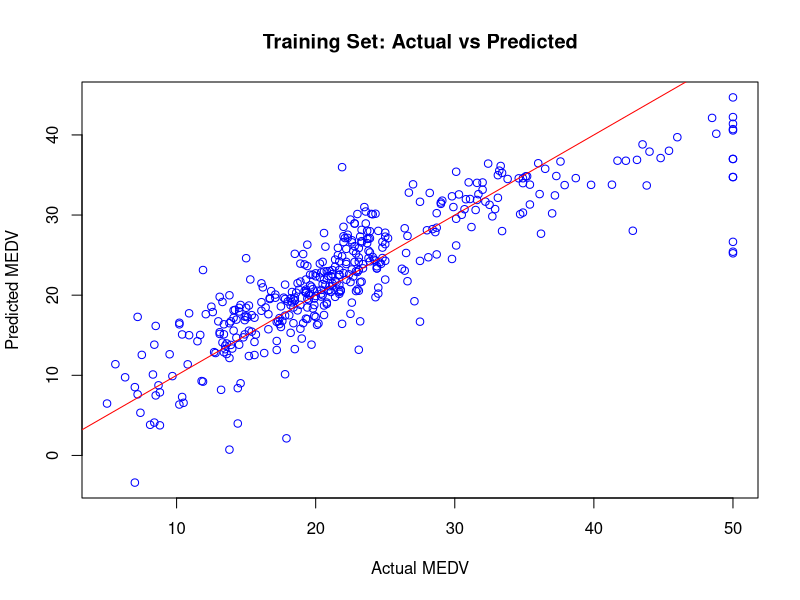
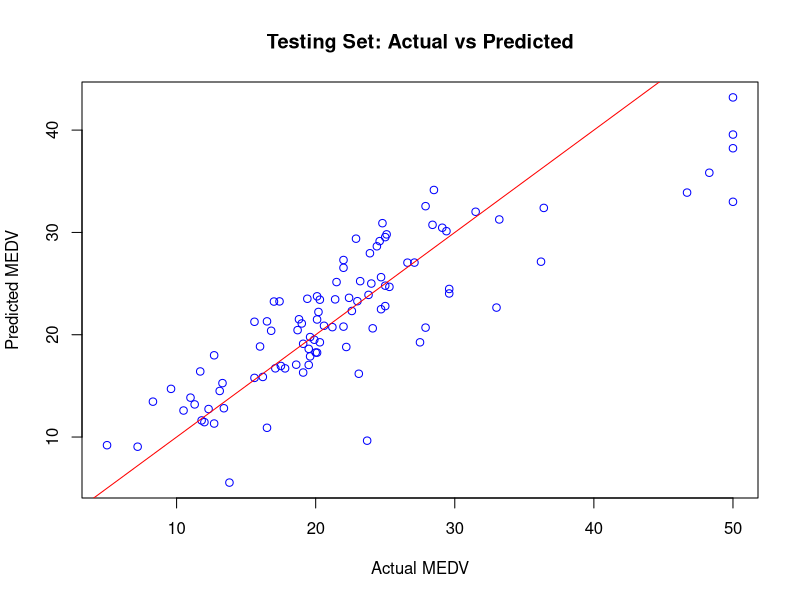

The R script that drew these images, in order:
# Importing libraries
library(mlbench) 
library(caret) 

# Importing the Boston Housing dataset
data(BostonHousing)
head(BostonHousing)

# Checking if there is missing data
sum(is.na(BostonHousing))

# Achieving reproducible model
set.seed(100)

# Performing stratified random split of the data set
TrainingIndex <- createDataPartition(BostonHousing$medv, p=0.8, list = FALSE)
TrainingSet <- BostonHousing[TrainingIndex,] # Training Set
TestingSet <- BostonHousing[-TrainingIndex,] # Test Set

# Build Training model
Model <- train(medv ~ ., data = TrainingSet,
               method = "lm",
               na.action = na.omit,
               preProcess = c("scale", "center"),
               trControl = trainControl(method = "none")
)

# Applying model for prediction
Model.training <- predict(Model, TrainingSet) # Apply model to make predictions on the Training set
Model.testing <- predict(Model, TestingSet)   # Apply model to make predictions on the Testing set

# Model performance (Displays scatter plot and performance metrics)
# Scatter plot of Training set
plot(TrainingSet$medv, Model.training, 
     col = "blue", 
     xlab = "Actual MEDV", 
     ylab = "Predicted MEDV", 
     main = "Training Set: Actual vs Predicted")
abline(0, 1, col = "red") # Adds a y=x line for reference

# Scatter plot of Testing set
plot(TestingSet$medv, Model.testing, 
     col = "blue", 
     xlab = "Actual MEDV", 
     ylab = "Predicted MEDV", 
     main = "Testing Set: Actual vs Predicted")
abline(0, 1, col = "red") # Adds a y=x line for reference
